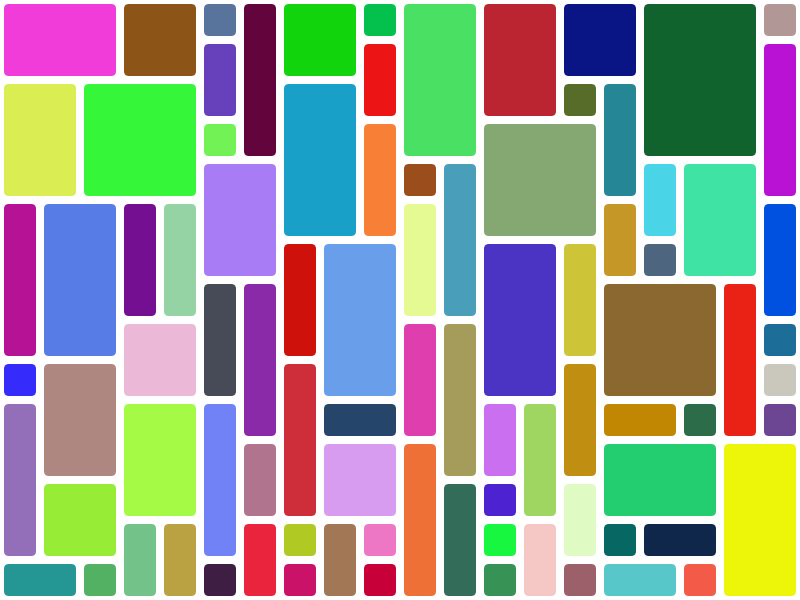
Frame 1 (no input)
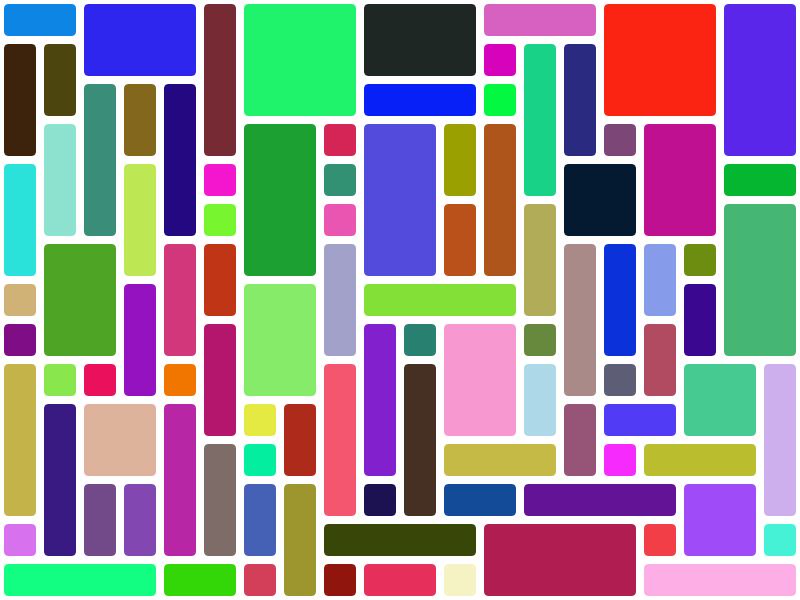
Frame 60 (the mouse pressed at the canvas centre just before this capture)
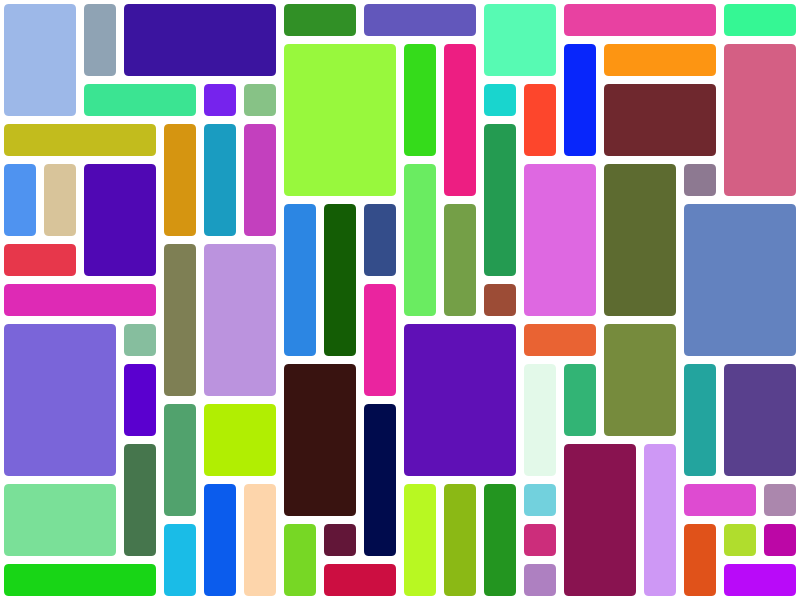
Frame 120 (the mouse held since frame 60 and released just before this capture)

The Processing sketch that drew these frames (run headless with seeded random() and noise(); from frame 60 on, the mouse is pressed at the canvas centre):

// Processing sketch: Mosaic2
// ── Mosaic2.pde
int UNIT = 40;
int MAX = 4;
int AREA = 12;

float COR = 5;
float PAD = 4;

Mosaic mos;

void setup()
{
  //noLoop();
  size(800,600);
  frameRate(5);
  mos = new Mosaic(UNIT,MAX);
  mos.generateMap();
}

void draw()
{
  background(255);
  mos.show();
  mos.generateMap();
}



// CLASSES



class Piece
{
  int X,Y,W,H;
  color col;

  Piece(int x, int y, int w, int h)
  {
    X = x;
    Y = y;
    W = w;
    H = h;
    col = color(random(255),random(255),random(255));
  }

  void show()
  {
    noStroke();
    fill(col);
    rect(X+PAD,Y+PAD,W-2*PAD,H-2*PAD,COR);
  }
}

class Mosaic
{
  ArrayList<Piece> pieces;
  int DIM;
  int VAR;
  int R,C;

  Mosaic(int unit, int variance)
  {
    DIM = unit;
    VAR = variance;

    R = height/DIM;
    C = width/DIM;
    pieces = new ArrayList<Piece>();
  }

  void show()
  {
    for (Piece P : pieces)
      P.show();
  }

  void generateMap()
  {
    pieces.clear();
    boolean[] grid;

    grid = new boolean[R*C];
    for (int i=0; i<grid.length; ++i)
      grid[i] = false;

    int index = 0;
    boolean stat;
    do
    {
      int x = index%C;
      int y = index/C;
      int w = ceil(random(VAR));
      int h = ceil(random(VAR));

      if (x+w > C || y+h > R || w*h > AREA) continue;
      
      stat = false;
      for (int ix=0; ix<w; ++ix)
        for (int iy=0; iy<h; ++iy)
          if (grid[(x+ix)+(y+iy)*C] == true)
          {
              stat = true;
              break;
          }
      if (stat == true) continue;
      
      pieces.add(new Piece(x*DIM,y*DIM,w*DIM,h*DIM));

      for (int ix=0; ix<w; ++ix)
        for (int iy=0; iy<h; ++iy) 
          grid[(x+ix)+(y+iy)*C] = true;

      int place = 0;
      for (place=0; place<grid.length; ++place)
        if (grid[place] == false) break;
      index = place;
      if (index == grid.length) break;
    }
    while (true);
  }
}
